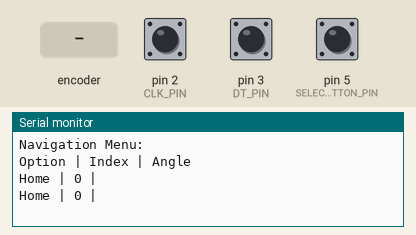
Recording of a sketch running on a simulated Arduino Uno, built with avr-gcc and run on an emulated ATmega328P. Parts: the last lines printed to the serial monitor. Inputs (shaded band) come from the test bench; at power-on: pin 5 (SELECT_BUTTON_PIN) HIGH, pin 2 (CLK_PIN) HIGH, pin 3 (DT_PIN) HIGH.

Above: at 1.2 s.
1.3 s: rotary encoder on pin 2 (CLK_PIN) / pin 3 (DT_PIN) turned 1 step (first pin leading)
At 2.1 s:
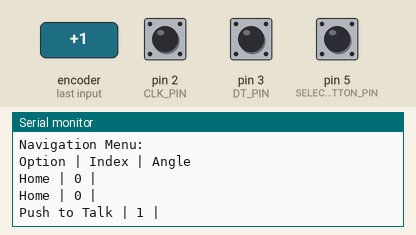
3.0 s: pin 5 (SELECT_BUTTON_PIN) pulled LOW for 0.15 s
At 4.3 s:
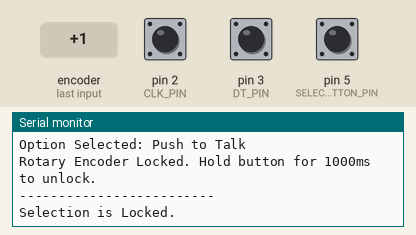
4.6 s: pin 5 (SELECT_BUTTON_PIN) pulled LOW for 1 s
At 6.8 s:
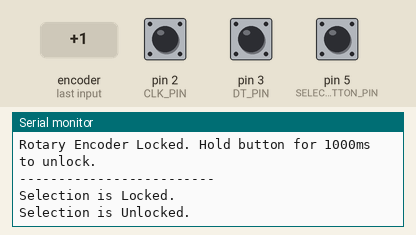
7.1 s: rotary encoder on pin 2 (CLK_PIN) / pin 3 (DT_PIN) turned 1 step (first pin leading)
At 7.7 s:
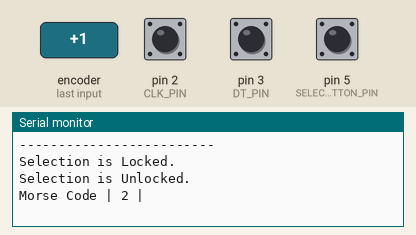
8.8 s: pin 5 (SELECT_BUTTON_PIN) pulled LOW for 0.15 s
At 8.92 s:
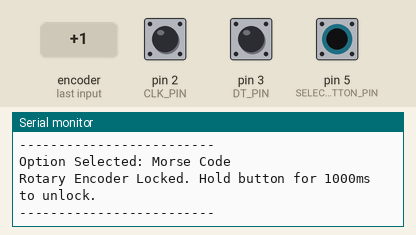

The sketch:

menu_navigation.ino
```cpp
// ----------------------------------------------------------------------------
// ----------------------------------------------------------------------------
// --------------------------- MENU NAVIGATOR (ROTARY) ------------------------
// ----------------------------------------------------------------------------
// ----------------------------------------------------------------------------


// This program is a menu navigator for the radio.
// It uses a rotary and a button.
// The rotary is used to go through all the options and the button is used to
// confirm a menu selection.


// ----------------------------------------------------------------------------
// ------------------------ DEFINING VARIABLES & PINS -------------------------
// ----------------------------------------------------------------------------
#define CLK_PIN 2 // D2
#define DT_PIN 3  // D3
#define SELECT_BUTTON_PIN 5 // D5
const int MIN_OPTION = 0; // options lowest value so can’t go lower than this
const int MAX_OPTION = 7; // options highest value so can’t choose above this
volatile int currentOption = 0; // currently selected option


const String MENU_OPTIONS[] = {"Home", "Push to Talk","Morse Code","Band Selection","Frequency","Filters","Volume/Squelch","Antenna Rotary"}; // all the options
const unsigned long REQUIRED_PRESS_MS = 1000; // 1000ms to use the rotary again to go through the menu options
volatile bool rotaryEnabled = true; // rotary on or off (controlled by the button) though initially on
unsigned long buttonPressStartTime = 0; // to record the button press (ms)


// ----------------------------------------------------------------------------
// ----------------------------- ROTARY READING -------------------------------
// ----------------------------------------------------------------------------
void readEncoder() {
 if (!rotaryEnabled) { //if button has the rotary turned off then can’t do anything so exit this function
   return;
 }
 int clkState = digitalRead(CLK_PIN);
 int dtState = digitalRead(DT_PIN);
 // determining direction
 if (clkState == HIGH) {
   if (dtState == LOW) { // dtState == LOW and clkState == HIGH means clockwise rotary movement
     currentOption++;
   }
   else { //counter clock-wise
     currentOption--;
   }
   if (currentOption > MAX_OPTION) { // to send it back around cycling again (7->0)
     currentOption = MIN_OPTION;
   }
   else if (currentOption < MIN_OPTION) { //same thing but other way around (0->7)
     currentOption = MAX_OPTION; // Wrap around from 0 to 7
   }
 }
}


// ----------------------------------------------------------------------------
// -------------------- CONFIRMING MENU SELECTION (button) --------------------
// ----------------------------------------------------------------------------
void confirmSelection() {
 String selectedOption = MENU_OPTIONS[currentOption]; //stopping at wherever at so recording menu option
 rotaryEnabled = false; //now rotary is locked or turned off
 Serial.println("-------------------------");
 Serial.print("Option Selected: ");
 Serial.println(selectedOption);
 Serial.println("Rotary Encoder Locked. Hold button for 1000ms to unlock."); //not implemented but after this print could try calling the functions created previously that correspond to the menu selection for usage.
 Serial.println("-------------------------");
}


// ----------------------------------------------------------------------------
// ------------------------------- SETUP --------------------------------------
// ----------------------------------------------------------------------------
void setup() {
 Serial.begin(9600);
 Serial.println("Navigation Menu:");
 Serial.println("Option | Index | Angle");
 pinMode(CLK_PIN, INPUT_PULLUP);
 pinMode(DT_PIN, INPUT_PULLUP);
 pinMode(SELECT_BUTTON_PIN, INPUT_PULLUP);
 attachInterrupt(digitalPinToInterrupt(CLK_PIN), readEncoder, CHANGE);
 printStatus();
}


int lastPrintedOption = -1; // recording the menu option last selected


// ----------------------------------------------------------------------------
// -------------------------------- LOOP --------------------------------------
// ----------------------------------------------------------------------------
void loop() {
 if (currentOption != lastPrintedOption) { // updating the menu option
   printStatus();
   lastPrintedOption = currentOption;
 }
  // 2. Button Check and Rotary Lock/Unlock Logic
 int reading = digitalRead(SELECT_BUTTON_PIN);
 static int lastButtonState = HIGH;
 // A. Button Press Start/Debounced Short Press (Selection)
 if (reading == LOW && lastButtonState == HIGH) {
   // Button just went from HIGH to LOW (start of a press)
   buttonPressStartTime = millis();

   // if the rotary is not enabled this button press (short) is not a menu selection and is going to turn on the rotary, so we skip confirmSelection().
   if (rotaryEnabled) { // selecting a menu option
     confirmSelection();
   }
 }
 if (reading == LOW && !rotaryEnabled) { // button pressed and rotary no on so possibility of turning rotary back on
   if (millis() - buttonPressStartTime >= REQUIRED_PRESS_MS) { // if 1000ms held down
     rotaryEnabled = true;
     Serial.println("Selection is Unlocked.");
   }
 }
 if (reading == HIGH && lastButtonState == LOW) { //button was let go
      if (!rotaryEnabled && (millis() - buttonPressStartTime < REQUIRED_PRESS_MS)) {
      Serial.println("Selection is Locked."); // still locked because the rotary is still off and the button was not held or >= 1000ms
   }
   buttonPressStartTime = 0; // re-setting the recording of the button being held down
 }
 lastButtonState = reading;
}


// ----------------------------------------------------------------------------
// ----------------------- PRINT CURRENT MENU OR STATE ------------------------
// ----------------------------------------------------------------------------
void printStatus() {
 int angle = currentOption * 45; // rotary angle
 String optionLabel = MENU_OPTIONS[currentOption]; // getting the actual string menu name
 Serial.print(optionLabel);
 Serial.print(" | ");
 Serial.print(currentOption); // Print the numeric index (0-7)
 Serial.print(" | ");
 Serial.println("");
}
```

Measured:
- after the input at 1.3 s, the serial monitor: prints a new line after 0.05 s (image 1)
- after the input at 3.0 s, the serial monitor: prints a new line at once (image 2)
- after the input at 4.6 s, the serial monitor: prints a new line after 1.0 s (image 3)
- after the input at 7.1 s, the serial monitor: prints a new line after 0.05 s (image 4)
- after the input at 8.8 s, the serial monitor: prints a new line at once (image 5)
